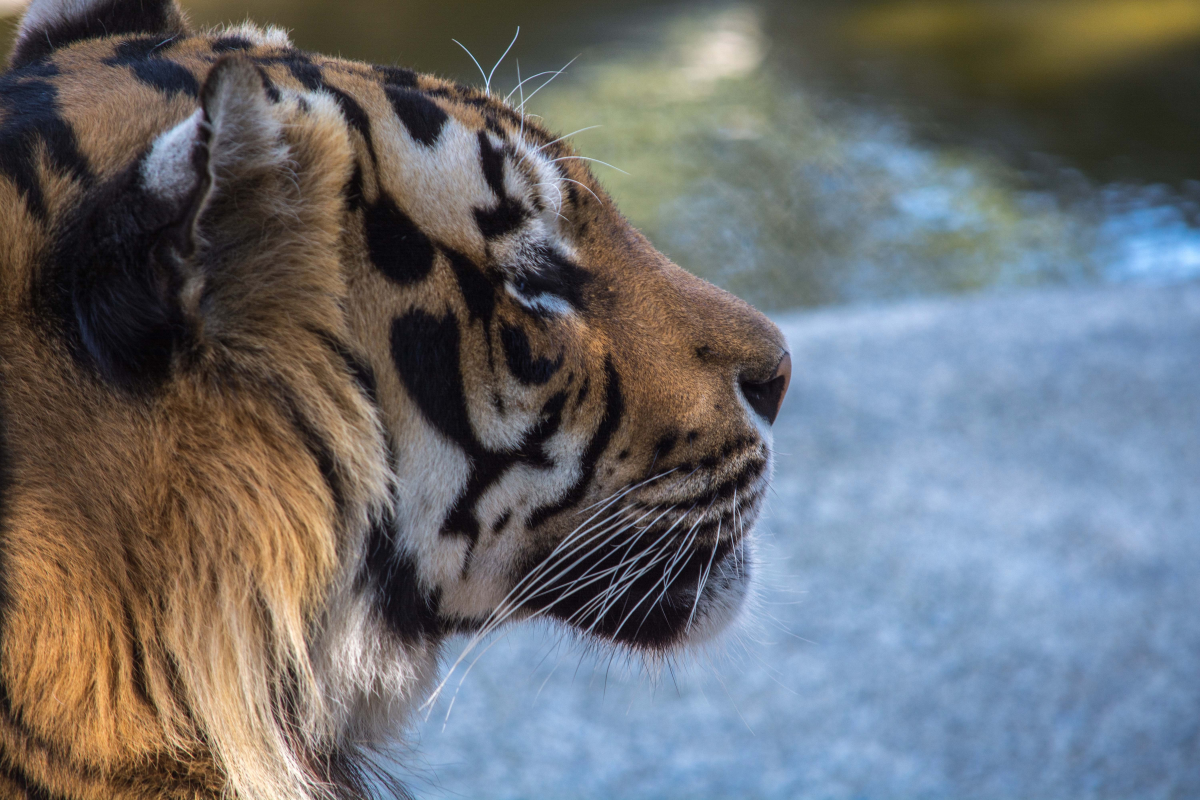
#> input picture Asciify-videos-and-images-main/ASCII-ART/data/image.jpg, 6000 x 4000 px, found by its file name (shown at 1/5 size)
$ python ascii.py
#> lines starting #> are read from the running program, lines starting #| are printed output that depends on the picture
from doctest import FAIL_FAST
import cv2
#import imgkit
import os
import shutil
import numpy as np
from PIL import Image, ImageDraw, ImageOps, ImageFont
if not os.path.exists('output'):
    os.mkdir("output")
if not os.path.exists('outputvideo'):
    os.mkdir("outputvideo")
Character = {
    #"standard": "@%#*+=-:. ",
    "complex": "$@B%8&WM#*oahkbdpqwmZO0QLCJUYXzcvunxrjft/\|()1{}[]?-_+~<>i!lI;:,\"^`'. "
}
inp= input("ENTER FILE NAME: ")
#> the answer given: data/image.jpg
lengt= len(inp)
check=True
if inp.find('.mp4')==-1:
    check = False
def get_data(mode):
    font = ImageFont.truetype("fonts/DejaVuSansMono.ttf", size=20)
    scale = 2
    char_list = Character[mode]
    return char_list, font, scale

def convert_frames_to_video(input_list,output_file_name,fps,size):
    out = cv2.VideoWriter(output_file_name,fourcc,fps,size)
    num_frames =len(input_list)
    for i in range(num_frames):
        base_name='output'
        img_name= base_name + '{:01d}'.format(i)+'.jpg'
        img_path=os.path.join(input_frame_path,img_name)
        img = cv2.imread(img_path)
        out.write(img)
        if img is not None:
           cv2.imshow('img',img)
        if (cv2.waitKey(1) & 0xFF == ord('q')):
           break

    out.release()
    shutil.rmtree('output')
    cv2.destroyAllWindows()


bg = "black"
# bg = "black"
if bg == "white":
    bg_code = (255,255,255)
elif bg == "black":
    bg_code = (0,0,0)

char_list, font, scale = get_data("complex")
num_chars = len(char_list)
num_cols = 400
#for video
if check ==True:
    vidObj = cv2.VideoCapture("./data/"+inp)
    count =0
    frame_width=0
    frame_height=0
    while (True) :
        success , image = vidObj.read()
        #if count ==6:
        #    break
        if success== False:
            break
        if (True):

            height, width, _ = image.shape
            frame_height=height
            frame_width=width
            cell_w = width / num_cols
            cell_h = scale * cell_w
            num_rows = int(height / cell_h)

            char_width, char_height = font.getsize("A")
            out_width = char_width * num_cols
            out_height = scale * char_height * num_rows


            out_image = Image.new("RGB", (out_width, out_height), bg_code)
            draw = ImageDraw.Draw(out_image)


            for i in range(num_rows):
                for j in range(num_cols):
                    partial_image= image[int(i*cell_h):min(int((i+1)*cell_h),height),int(j*cell_w):min(int((j+1)*cell_w),width),:]
                    partial_avg_color = np.sum(np.sum(partial_image,axis=0),axis=0)/(cell_h*cell_w)
                    partial_avg_color = tuple(partial_avg_color.astype(np.int32).tolist())
                    c = char_list[min(int(np.mean(partial_image)*num_chars/255),num_chars-1)]
                    draw.text((j*char_width,i*char_height),c,fill = partial_avg_color, font= font)


            if bg == "white":
                cropped_image = ImageOps.invert(out_image).getbbox()
            elif bg == "black":
                cropped_image = out_image.getbbox()


            out_image = out_image.crop(cropped_image)

            out_image.save('./output/output'+str(count)+'.jpg')
        count+=1

        if cv2.waitKey(1) & 0xFF == ord('q'):
            break

    vidObj.release()


    path= os.getcwd()
    data_dir='data'
    data_subdir='output'
    output_vid_dir='outputvideo'
    if not os.path.exists(output_vid_dir):
        os.mkdir(output_vid_dir)

    input_frame_path= os.path.join(path,data_subdir)
    img_list = os.listdir(input_frame_path)
    frame = cv2.imread(os.path.join(input_frame_path,'output0.jpg'))
    height, width, channels = frame.shape
    fps=10
    output_file_name='outputvideo/finalvid.mp4'
    fourcc= cv2.VideoWriter_fourcc(*'mp4v')
    size= (width,height)
    convert_frames_to_video(img_list,output_file_name,fps,size)
#for image
else:
    image = cv2.imread("./data/"+inp)
#> image is the input picture: shape (4000, 6000, 3); mean B, G, R 113.6, 110, 107.9
    height, width, _ = image.shape
#> height = 4000; width = 6000

    cell_w = width / num_cols
#> cell_w = 15
    cell_h = scale * cell_w
#> cell_h = 30
    num_rows = int(height / cell_h)
#> num_rows = 133
    char_width, char_height = font.getsize("A")
    out_width = char_width * num_cols
    out_height = scale * char_height * num_rows
#> out_height = 5054
    out_image = Image.new("RGB", (out_width, out_height), bg_code)
#> out_image: PIL image 4800x5054 RGB; every value is 0
    draw = ImageDraw.Draw(out_image)


    for i in range(num_rows):
        for j in range(num_cols):
            partial_image= image[int(i*cell_h):min(int((i+1)*cell_h),height),int(j*cell_w):min(int((j+1)*cell_w),width),:]
            partial_avg_color = np.sum(np.sum(partial_image,axis=0),axis=0)/(cell_h*cell_w)
            partial_avg_color = tuple(partial_avg_color.astype(np.int32).tolist())
            c = char_list[min(int(np.mean(partial_image)*num_chars/255),num_chars-1)]
            draw.text((j*char_width,i*char_height),c,fill = partial_avg_color, font= font)

    if bg == "white":
        cropped_image = ImageOps.invert(out_image).getbbox()
    elif bg == "black":
        cropped_image = out_image.getbbox()
#> cropped_image = (0, 4, 4800, 2532)

# Saving the new Image
    out_image = out_image.crop(cropped_image)
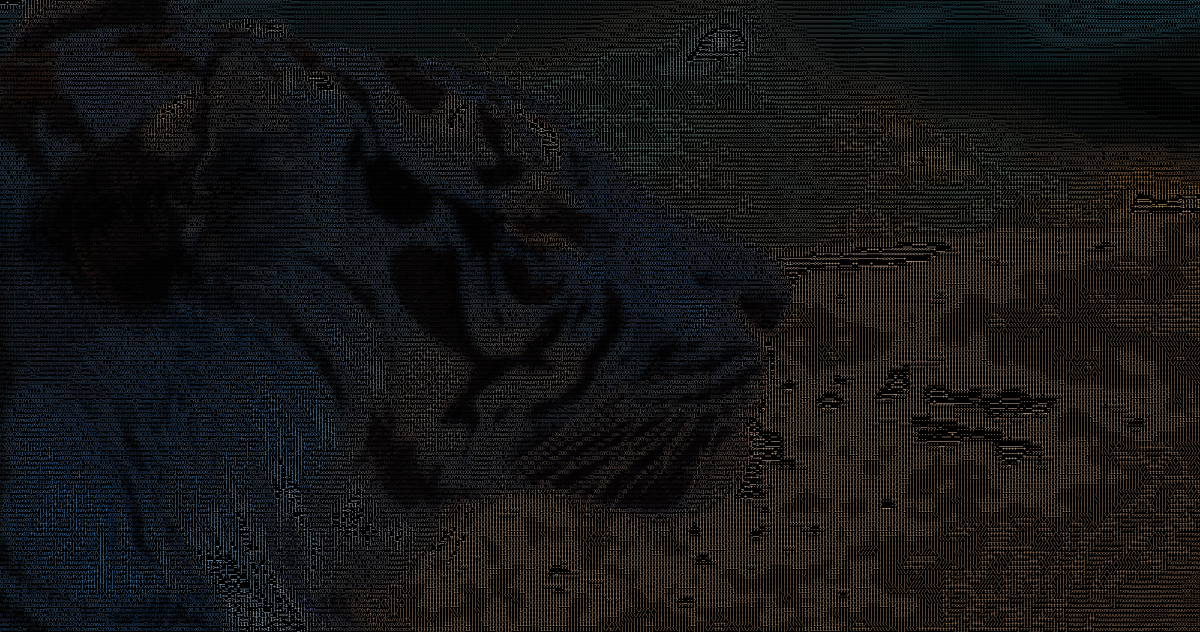
#> out_image: PIL image 4800x2528 RGB (shown at 1/4 size); mean R, G, B 21.4, 21.2, 21.3
    out_image.save("./data/outputimage.jpg")
